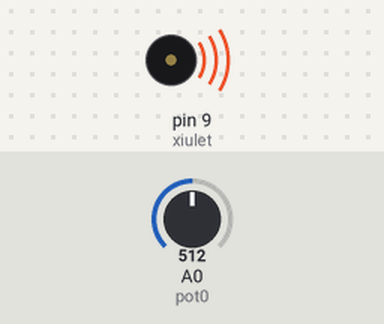
Simulated run of this sketch. Board: Arduino Uno, built with avr-gcc and run on an emulated ATmega328P. On the bench: buzzer (waves = sounding). The test bench sets the inputs (shaded band); at power-on: A0 (pot0) = 512. What the sketch prints to the serial monitor is not drawn.

Above: at 4.5 s.
At 7.5 s:
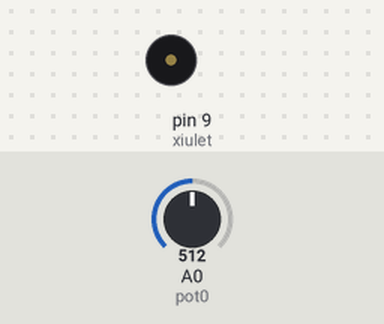
Timing chart, 0 to 10.8 s (numbered marks = the images above):
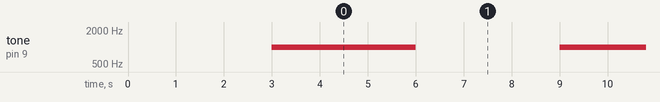

The sketch:

sirena_2.ino
```cpp
/**********************************************************************************
**                                                                               **
**                                  Sirena                                       **
**                                                                               **
**                                                                               **
**********************************************************************************/

//********** Includes *************************************************************

//********** Variables ************************************************************
const int xiulet = 9;        // donar nom al pin 9 de l’Arduino
const int pot0 = A0;         // donar nom al pin A0 de l’Arduino
int valPot0;                 // guardar valor del potenciometre

//********** Setup ****************************************************************
void setup()
{
  pinMode(xiulet, OUTPUT);   // definir el pin 9 com una sortida
  Serial.begin(9600);
  delay (3000);
}

//********** Loop *****************************************************************
void loop()
{
  valPot0 = analogRead(pot0);    // llegir valor potenciòmetre
  Serial.println(valPot0);
  tone(xiulet, 1000,3000);    // xiulet de durada valPot0
  delay(6000);              // esperar valPot0 del xiulet + valPot0 silenci
}

//********** Funcions *************************************************************
```

Measured:
- by itself, tone on pin 9 (xiulet): alternates 1000 Hz for 3.0 s and silent for 3.0 s
